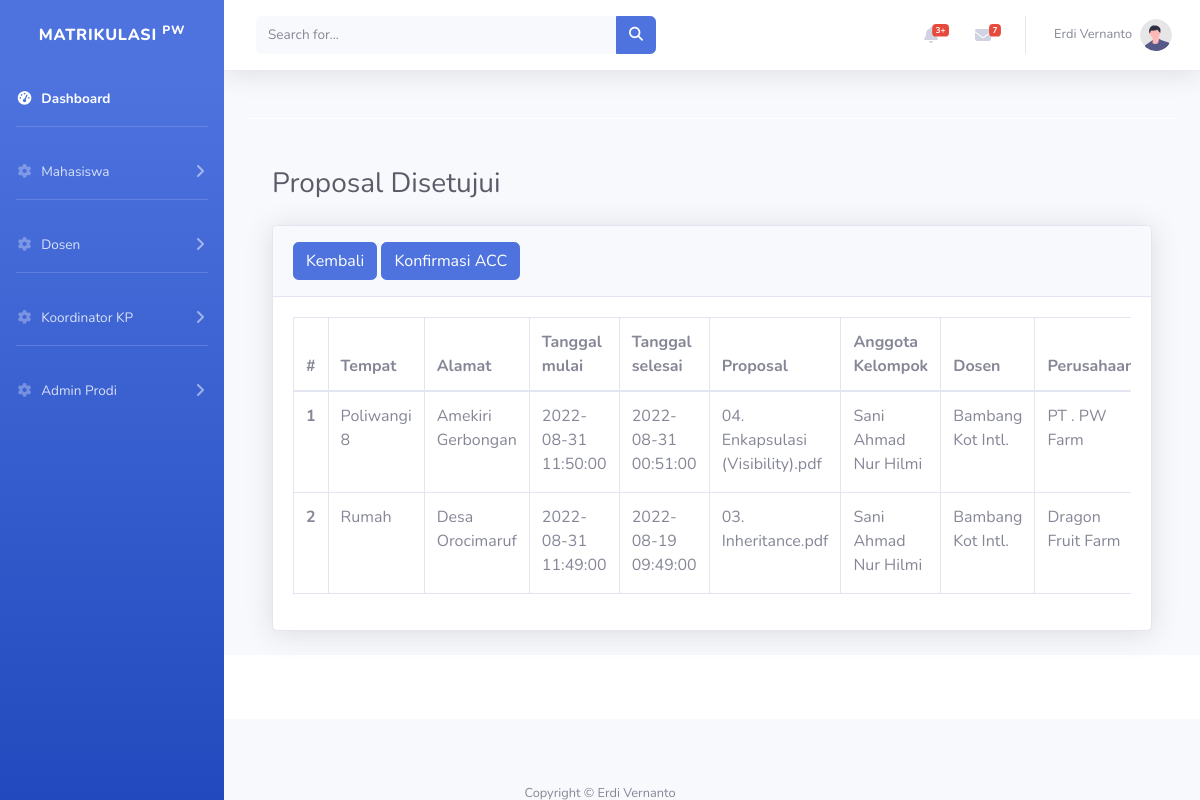
/cdsetuju.php, run on the app's committed database.
### tables this page shows
CREATE TABLE `Disetujui` (
  `Id` int(11) NOT NULL,
  `Tempat_KP` varchar(45) NOT NULL,
  `Alamat_KP` varchar(45) NOT NULL,
  `Tanggal_mulai` datetime NOT NULL,
  `Tanggal_selesai` datetime NOT NULL,
  `Proposal` varchar(45) NOT NULL,
  `Anggota_Kelompok_Id` int(11) NOT NULL,
  `Dosen_Id` int(11) NOT NULL,
  `Perusahaan_Id` int(11) NOT NULL
);

CREATE TABLE `Anggota_Kelompok` (
  `Anggota_Kelompok_Id` int(11) NOT NULL,
  `Nama_anggota` varchar(45) NOT NULL,
  `Nim` varchar(45) NOT NULL
);

CREATE TABLE `Dosen` (
  `Dosen_Id` int(11) NOT NULL,
  `Nama_dosen` varchar(45) NOT NULL,
  `Nik` varchar(45) NOT NULL,
  `User_Id` int(11) NOT NULL
);

CREATE TABLE `Perusahaan` (
  `Perusahaan_Id` int(11) NOT NULL,
  `Nama_Perusahaan` varchar(45) NOT NULL,
  `Alamat` varchar(45) NOT NULL,
  `Email` varchar(45) NOT NULL,
  `Telephone` varchar(45) NOT NULL
);

### pendaftar_kp/disetujui.php (the view, shortened to what this page needs)
<div class="container-fluid">
    <h1 class="h3 mb-2 text-gray-800">Proposal Disetujui</h1>
    <div class="card shadow mb-4">
        <div class="card-header py-3 col-12">
            <a role="button" href="pendaftarkp.php" class="btn btn-primary">Kembali</a>
            <input type="submit" name="simpan" value="Konfirmasi ACC" class="btn btn-primary" />
        </div>
        <div class="card-body">
            <div class="table-responsive">
                <table class="table table-bordered" id="dataTable" width="100%" cellspacing="0">
                    <thead>
                        <tr>
                            <th scope="col">#</th>
                            <th scope="col">Tempat</th>
                            <th scope="col">Alamat</th>
                            <th scope="col">Tanggal mulai</th>
                            <th scope="col">Tanggal selesai</th>
                            <th scope="col">Proposal</th>
                            <th scope="col">Anggota Kelompok</th>
                            <th scope="col">Dosen</th>
                            <th scope="col">Perusahaan</th>
                        </tr>
                    </thead>
                    <tbody>
                        <?php
                        include('koneksi.php');
                        $sql9   = "SELECT * FROM Disetujui INNER JOIN Perusahaan ON Disetujui.Perusahaan_Id = Perusahaan.Perusahaan_Id INNER JOIN Dosen ON Disetujui.Dosen_Id = Dosen.Dosen_Id INNER JOIN Anggota_Kelompok On Disetujui.Anggota_Kelompok_Id = Anggota_Kelompok.Anggota_Kelompok_Id ORDER BY Disetujui.Id DESC";
                        $q9     = mysqli_query($koneksi, $sql9);
                        $urut   = 1;
                        ?>
                        <?php while ($datakp = mysqli_fetch_array($q9)) { ?>
                            <tr>
                                <th scope="row"><?php echo $urut++ ?></th>
                                <td scope="row"><?= $datakp['Tempat_KP'] ?></td>
                                <td scope="row"><?= $datakp['Alamat_KP'] ?></td>
                                <td scope="row"><?= $datakp['Tanggal_mulai'] ?></td>
                                <td scope="row"><?= $datakp['Tanggal_selesai'] ?></td>
                                <td scope="row"><?= $datakp['Proposal'] ?></td>
                                <td scope="row"><?= $datakp['Nama_anggota'] ?></td>
                                <td scope="row"><?= $datakp['Nama_dosen'] ?></td>
                                <td scope="row"><?=$datakp['Nama_Perusahaan']?></td>
                            <td scope="row">
                            <?php
                            }
                            ?>
                            </td>
                            </tr>
                    </tbody>
                </table>
            </div>
        </div>
    </div>
</div>
</div>

### cdsetuju.php (shortened to what this page needs)
<!DOCTYPE html>
<html lang="en">
<head>
    <link href="vendor/fontawesome-free/css/all.min.css" rel="stylesheet" type="text/css">
    <link href="css/sb-admin-2.min.css" rel="stylesheet">
</head>
<body id="page-top">
    <div id="wrapper">
<?php
require_once('includes/navbar.php');
require_once('pendaftar_kp/cdisetujui.php');
require_once('pendaftar_kp/disetujui.php');
?>
<?php
require_once('includes/footer.php');
?>
 </div>
         </div>
  </body>
</html>

### includes/navbar.php (shortened to what this page needs)
<ul class="navbar-nav bg-gradient-primary sidebar sidebar-dark accordion " id="accordionSidebar">
    <a class="sidebar-brand d-flex align-items-center justify-content-center" href="index.php">
        <div class="sidebar-brand-text mx-3">Matrikulasi <sup>PW</sup></div>
    </a>
    <li class="nav-item active">
        <a class="nav-link" href="index.php">
            <i class="fas fa-fw fa-tachometer-alt"></i>
            <span>Dashboard</span></a>
    </li>
    <hr class="sidebar-divider ">
    <li class="nav-item">
        <a class="nav-link collapsed" href="#" data-toggle="collapse" data-target="#collapseTwo" aria-expanded="true" aria-controls="collapseTwo">
            <i class="fas fa-fw fa-cog"></i>
            <span>Mahasiswa</span>
        </a>
    </li>
    <hr class="sidebar-divider">
    <li class="nav-item">
        <a class="nav-link collapsed" href="#" data-toggle="collapse" data-target="#collapseUtilities" aria-expanded="true" aria-controls="collapseUtilities">
            <i class="fas fa-fw fa-cog"></i>
            <span>Dosen</span>
        </a>
    </li>
    <hr class="sidebar-divider">
    <li class="nav-item">
        <a class="nav-link collapsed" href="#" data-toggle="collapse" data-target="#collapsePages" aria-expanded="true" aria-controls="collapsePages">
            <i class="fas fa-fw fa-cog"></i>
            <span>Koordinator KP</span>
        </a>
    </li>
    <hr class="sidebar-divider">
    <li class="nav-item">
        <a class="nav-link collapsed" href="#" data-toggle="collapse" data-target="#collapseAdmin" aria-expanded="true" aria-controls="collapseUtilities">
            <i class="fas fa-fw fa-cog"></i>
            <span>Admin Prodi</span>
        </a>
    </li>
</ul>
<div id="content-wrapper" class="d-flex flex-column">
    <div id="content">
        <nav class="navbar navbar-expand navbar-light bg-white topbar mb-4 static-top shadow">
            <form class="d-none d-sm-inline-block form-inline mr-auto ml-md-3 my-2 my-md-0 mw-100 navbar-search">
                <div class="input-group">
                    <input type="text" class="form-control bg-light border-0 small" placeholder="Search for..." aria-label="Search" aria-describedby="basic-addon2">
                    <div class="input-group-append">
                        <button class="btn btn-primary" type="button">
                            <i class="fas fa-search fa-sm"></i>
                        </button>
                    </div>
                </div>
            </form>
            <ul class="navbar-nav ml-auto">
                <li class="nav-item dropdown no-arrow mx-1">
                    <a class="nav-link dropdown-toggle" href="#" id="alertsDropdown" role="button" data-toggle="dropdown" aria-haspopup="true" aria-expanded="false">
                        <i class="fas fa-bell fa-fw"></i>
                        <span class="badge badge-danger badge-counter">3+</span>
                    </a>
                </li>
                <li class="nav-item dropdown no-arrow mx-1">
                    <a class="nav-link dropdown-toggle" href="#" id="messagesDropdown" role="button" data-toggle="dropdown" aria-haspopup="true" aria-expanded="false">
                        <i class="fas fa-envelope fa-fw"></i>
                        <span class="badge badge-danger badge-counter">7</span>
                    </a>
                </li>
                <li class="nav-item dropdown no-arrow">
                    <a class="nav-link dropdown-toggle" href="#" id="userDropdown" role="button" data-toggle="dropdown" aria-haspopup="true" aria-expanded="false">
                        <span class="mr-2 d-none d-lg-inline text-gray-600 small">Erdi Vernanto</span>
                        <img class="img-profile rounded-circle" src="img/undraw_profile.svg">
                    </a>
                </li>
            </ul>
        </nav>

### pendaftar_kp/cdisetujui.php (shortened to what this page needs)
<div class="container">
    <div class="card o-hidden border-0 shadow-lg my-5">
        <div class="card-body p-0">
        </div>
        </div>

### includes/footer.php
<footer class="sticky-footer bg-white">
    <div class="container my-auto">
        <div class="copyright text-center my-auto fixed-bottom">
            <span>Copyright &copy; Erdi Vernanto</span>
        </div>
    </div>
</footer>

### data on the page
disetujui: Tempat_KP "Poliwangi 8", Alamat_KP "Amekiri Gerbongan", Tanggal_mulai "2022-08-31 11:50:00", Tanggal_selesai "2022-08-31 00:51:00", Proposal "04. Enkapsulasi (Visibility).pdf", Anggota_Kelompok_Id.Nama_anggota "Sani Ahmad Nur Hilmi", Dosen_Id.Nama_dosen "Bambang Kot Intl.", Perusahaan_Id.Nama_Perusahaan "PT . PW Farm"
disetujui: Tempat_KP "Rumah", Alamat_KP "Desa Orocimaruf", Tanggal_mulai "2022-08-31 11:49:00", Tanggal_selesai "2022-08-19 09:49:00", Proposal "03. Inheritance.pdf", Anggota_Kelompok_Id.Nama_anggota "Sani Ahmad Nur Hilmi", Dosen_Id.Nama_dosen "Bambang Kot Intl.", Perusahaan_Id.Nama_Perusahaan "Dragon Fruit Farm"
